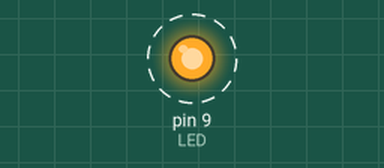
Simulated run of this sketch. Board: Arduino Uno, built with avr-gcc and run on an emulated ATmega328P. Parts: output pins drawn as LEDs (lit = HIGH). Dashed ring = blinking.

Above: at 0.5 s.
Timing chart, 0 to 4.6 s (numbered marks = the images above):
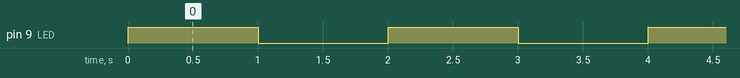

Measured:
- by itself, pin 9 (LED): alternates HIGH for 1.0 s and LOW for 1.0 s

The sketch:

Ornek1_-Led.ino
```cpp
//-----------@Author by UlucFurkanVardar

const int LED = 9 ;
//Const belli bir veri yapısındaki değiştkeni sabit olarak atamak için kullanılır.
//Hiç bir şekilde program içerisinde değiştirilemez.
//tek başına veri yapısı int, float, double, boolean tipindeki veri yapıları kod içerisinde değiştirilebilir.

void setup() {                   //void setup kısmı ilk açılışta ilk yapılacak düzenlemelerin olduğu bir nevi backround işleridir.
  pinMode(LED, OUTPUT);      //bu kısımda 13. pinimizi bir dijital çıkış olrak ayarladık.
}

void loop() {                   //void loop kısmı ise programımız içerisinde yapılması gerekenleri kapsar.
  //ve sürekli olarak bu komut satırları kontrol edilir ve uygulanır.
  digitalWrite(LED, HIGH); //kırmızıLED adlı değişken yani 9 , 9.pine HIGH voltaj gönderilir.
  delay(1000);                    //bir saniye bekleme ardından
  digitalWrite(LED, LOW);  // bu güç kapatılır.
  delay(1000);                    // tekrar bir saniye beklenir
}


//bu kod sayesinde 13 numaralı pine bağlı olan led birer saniye aralıklarla yanıp sönecektir.
```
